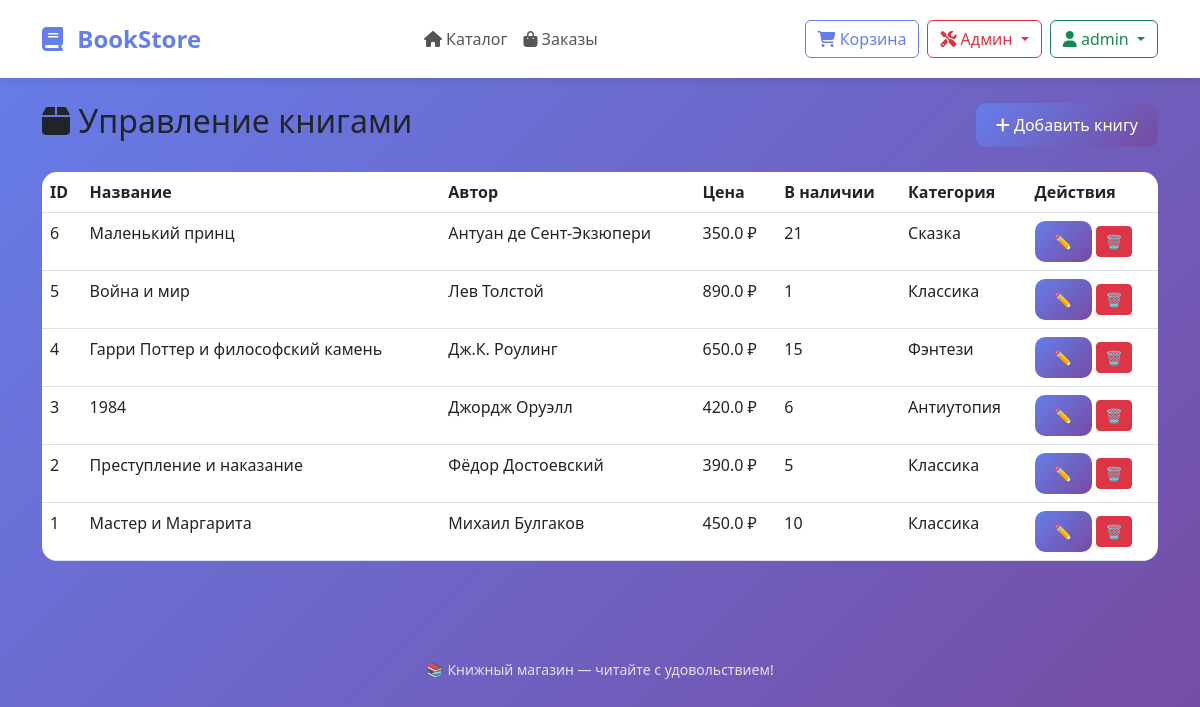
/admin/products (signed in), run on the app's committed database.
### tables this page shows
CREATE TABLE products (
        id INTEGER PRIMARY KEY AUTOINCREMENT,
        name TEXT NOT NULL,
        author TEXT,
        price REAL NOT NULL,
        quantity INTEGER DEFAULT 0,
        category TEXT,
        description TEXT,
        cover_image TEXT,
        created_at TEXT DEFAULT CURRENT_TIMESTAMP
    );

### app.py (the view)
@app.route('/admin/products')
@admin_required
def admin_products():
    conn = sqlite3.connect('bookstore.db')
    c = conn.cursor()
    products = c.execute("SELECT * FROM products ORDER BY id DESC").fetchall()
    conn.close()
    return render_template('admin_products.html', products=products)

### app.py (called while the page is built)
@app.context_processor
def utility_processor():
    def get_cart_count():
        if 'user_id' not in session:
            return 0
        conn = sqlite3.connect('bookstore.db')
        c = conn.cursor()
        result = c.execute("SELECT SUM(quantity) FROM cart WHERE user_id = ?", (session['user_id'],)).fetchone()
        conn.close()
        return result[0] or 0
    return dict(cart_count=get_cart_count())

def admin_required(f):
    @wraps(f)
    def decorated_function(*args, **kwargs):
        if not session.get('is_admin'):
            flash('Доступ запрещён', 'danger')
            return redirect(url_for('index'))
        return f(*args, **kwargs)
    return decorated_function

### templates/admin_products.html
{% extends "base.html" %}
{% block content %}
<div class="d-flex justify-content-between align-items-center mb-4">
    <h2><i class="fas fa-box"></i> Управление книгами</h2>
    <a href="/admin/add-product" class="btn btn-primary">
        <i class="fas fa-plus"></i> Добавить книгу
    </a>
</div>
<div class="table-responsive">
    <table class="table">
        <thead>
            <tr>
                <th>ID</th>
                <th>Название</th>
                <th>Автор</th>
                <th>Цена</th>
                <th>В наличии</th>
                <th>Категория</th>
                <th>Действия</th>
            </tr>
        </thead>
        <tbody>
            {% for p in products %}
            <tr>
                <td>{{ p[0] }}</td>
                <td>{{ p[1] }}</td>
                <td>{{ p[2] }}</td>
                <td>{{ p[3] }} ₽</td>
                <td>{{ p[4] }}</td>
                <td>{{ p[5] }}</td>
                <td>
                    <a href="/admin/edit-product/{{ p[0] }}" class="btn btn-sm btn-primary">✏️</a>
                    <a href="/admin/delete-product/{{ p[0] }}" class="btn btn-sm btn-danger" onclick="return confirm('Удалить?')">🗑️</a>
                </td>
            </tr>
            {% endfor %}
        </tbody>
    </table>
</div>
{% endblock %}

### templates/base.html (style rules this page uses)
body { background: linear-gradient(135deg, #667eea 0%, #764ba2 100%); min-height: 100vh; font-family: 'Segoe UI', Tahoma, Geneva, Verdana, sans-serif; }
.btn-primary { background: linear-gradient(135deg, #667eea 0%, #764ba2 100%); border: none; border-radius: 10px; padding: 10px 20px; }
.table { background: white; border-radius: 15px; overflow: hidden; }

### data on the page
products: id "6", name "Маленький принц", author "Антуан де Сент-Экзюпери", price "350.0", quantity "21", category "Сказка"
products: id "5", name "Война и мир", author "Лев Толстой", price "890.0", quantity "1", category "Классика"
products: id "4", name "Гарри Поттер и философский камень", author "Дж.К. Роулинг", price "650.0", quantity "15", category "Фэнтези"
products: id "3", name "1984", author "Джордж Оруэлл", price "420.0", quantity "6", category "Антиутопия"
products: id "2", name "Преступление и наказание", author "Фёдор Достоевский", price "390.0", quantity "5", category "Классика"
products: id "1", name "Мастер и Маргарита", author "Михаил Булгаков", price "450.0", quantity "10", category "Классика"

### other printed values
{{ session.username }} "admin"
